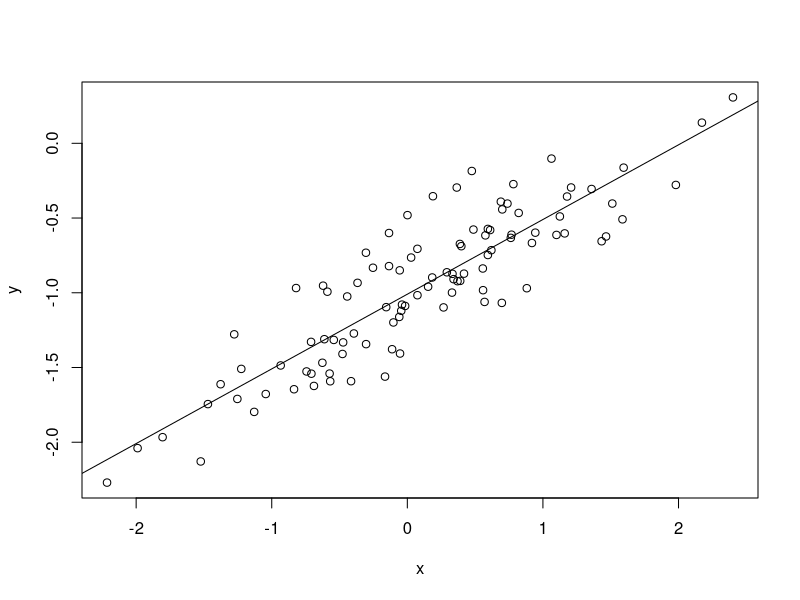

This chart was generated by the following R code:
set.seed(1)
x = rnorm(100, 0, 1)
eps = rnorm(100, 0, 0.25)

y = -1 + 0.5*x + eps
length(y)
summary(y)

lm.fit = lm(y~x)
summary(lm.fit)

# start plotting
plot(x,y)

abline(lm.fit)

lm2.fit = lm(y~poly(x, 2))
summary(lm2.fit)